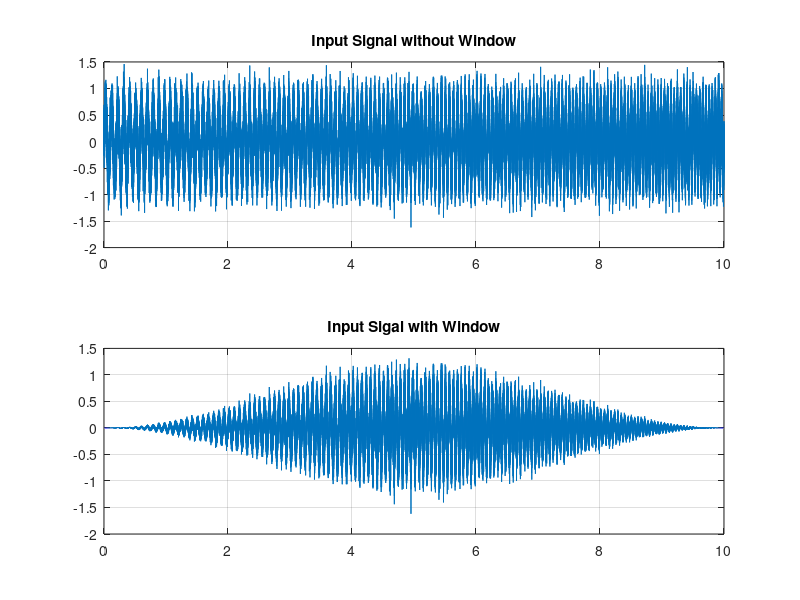
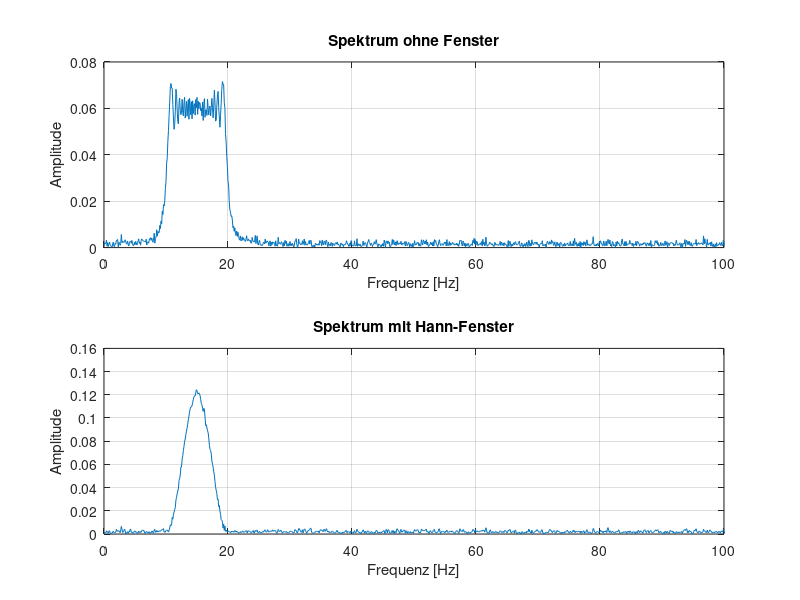
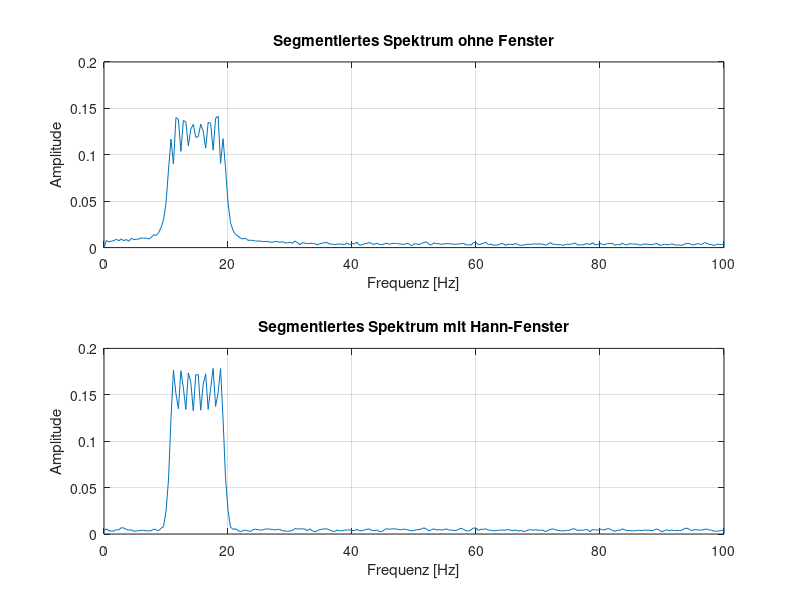

MATLAB code for these plots, in order:
clc, clear variables

%% Sampling Time 
Ts      = 125 * 1.0e-6;        % Gyro loop
Ts_cntr = 2 * Ts;              % Control loop
Ts_log  = 2 * Ts_cntr;         % Logging loop (not used here, just info)
fs      = 1/Ts;

t = (0:Ts:10).';               % Time vector from 0s to 10s (column vector)
N = length(t);                 % number of samples

%% Input Signal
omega = 10.1 * 2*pi();
u = 0.6*sin(2*pi*(10 + 0.5*t).*t) + 0.25*randn(size(t));            %Input signal
w = hann(N, 'periodic');          % window over the entry singal
u_win = u .* w;                   % signal with window

figure(1)
subplot(211)
plot(t,u);grid on;
title('Input Signal without Window');

subplot(212)
plot(t,u_win);grid on;
title('Input Sigal with Window');

%% Spectrum of Input Signal

U = fft(u);
U_WIN = fft(u_win);
w_fac = sum(w) / 2;  

% Frequenzachse (Hz)
f = (0:N-1)*(fs/N);

% Calculation of spectra
A_noWin = abs(U(1:N/2)) / (N/2);    % New vector without Niquist
A_win   = abs(U_WIN(1:N/2)) / w_fac;   %New vector with upscaling because of win
f_half  = f(1:N/2);                 % New vector without Niquist

% Plot
figure(2)
subplot(2,1,1)
plot(f_half, A_noWin)
xlabel('Frequenz [Hz]')
ylabel('Amplitude')
title('Spektrum ohne Fenster')
grid on
xlim([0 100])

subplot(2,1,2)
plot(f_half, A_win)
xlabel('Frequenz [Hz]')
ylabel('Amplitude')
title('Spektrum mit Hann-Fenster')
grid on
xlim([0 100])

%% Split up in Segments

seg = 7;            %Number of segments
overlap = 0.5;      %Overlap in next segement x*100%
Nest = floor(N / (1+(seg-1)*(1-overlap)));  %Number of points in segment
window = hann(Nest, 'periodic');        % Window over signal
Noverlap = round(overlap * Nest);       % overlap in SAMPLES for function + hop calc
Nshift   = Nest - Noverlap;             % hop size
freq = (0:Nest/2) * (fs / Nest);        %Niquistfrequence
Nfreq = length(freq);                   %Number of steps to Niquist
W = sum(window) / Nest / 2;


Nsignals = 1;
Pavg = zeros(Nfreq, Nsignals);
Pavgw = zeros(Nfreq, Nsignals);

Navg = 0;       % Counter of loop
for i = 1:seg
    
    start = (i-1)*Nshift + 1;  
    stop  = start + Nest - 1;  
    if stop > N
        break;   % Stop when segments are full
    end
    u_seg = u(start:stop);           % Fill up segment
    u_seg = u_seg - mean(u_seg);     % per-segment DC removal

    u_seg_win = u_seg .* window;     % Lay window over Segement   
    
    U_SEG     = fft(u_seg)     / (Nest/2);          % We use actually a rect windwow... so we need a upsacler
    U_SEG_WIN = fft(u_seg_win) / (sum(window)/2);   % Upscaler for window
    
    Pact = U_SEG .* conj(U_SEG); % two-sided power
    Pactw = U_SEG_WIN .* conj(U_SEG_WIN); % two-sided power

    Pseg = Pact(1:Nfreq);       
    Psegw = Pactw(1:Nfreq);

    Pseg(1)   = Pseg(1)   / 4; % DC
    Psegw(1)   = Psegw(1)   / 4; % DC

    Pseg(end) = Pseg(end) / 4; % Nyquist (exists since Nest is even)
    Psegw(end) = Psegw(end) / 4; % Nyquist (exists since Nest is even)

    Pavg  = Pavg  + Pseg;       % Count spectrum up
    Pavgw = Pavgw + Psegw;
    Navg = Navg + 1;            % Upcounter to get mean

        
end

Pavg  = Pavg  / Navg;       % Mean of Spectrum 
Pavgw = Pavgw / Navg;       % Mean of Spectrum

spectra = sqrt(Pavg);      % Go back from energie to amplitude
spectraw = sqrt(Pavgw);

figure(3)
subplot(2,1,1)
plot(freq, spectra); grid on
xlabel('Frequenz [Hz]'); ylabel('Amplitude');
title('Segmentiertes Spektrum ohne Fenster'); xlim([0 100])

subplot(2,1,2)
plot(freq, spectraw ); grid on
xlabel('Frequenz [Hz]'); ylabel('Amplitude');
title('Segmentiertes Spektrum mit Hann-Fenster'); xlim([0 100])

%% Get Spectrum with funciton

addpath ../lib/

% [pxx, freq1] = estimate_spectra(u, window, Noverlap, Nest, Ts);
% spectra_fun = sqrt(pxx); % power -> amplitude (dc needs to be scaled differently)

% figure(5)
% plot(freq1, spectra_fun); grid on;
% set(gca, 'YScale')
% title('Magnitude Spectra')
% xlabel('Frequenz [Hz]'); ylabel('Amplitude')
% xlim([0 100])
